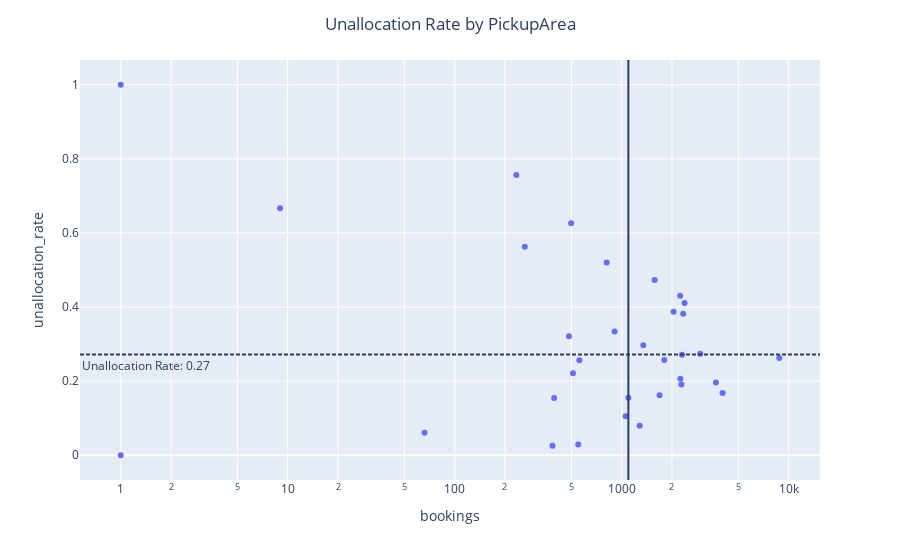

Notebook code for this chart:
### Code cell
import plotly.express as px
fig = px.scatter(pickup_agg, y='unallocation_rate'
                 , x='bookings'
                 , hover_data=['pickup']
                 , log_x=True
)
fig.update_traces(textposition='top center')

fig.add_vrect(x0=pickup_agg.bookings.median()
              , x1=pickup_agg.bookings.median()
              , line_dash="dot",)

temp_txt= "Unallocation Rate: " + str(round(pickup_agg.weighted_unallocation_rate.sum(),2))
fig.add_hrect(y0=pickup_agg.weighted_unallocation_rate.sum()
              , y1=pickup_agg.weighted_unallocation_rate.sum()
              , annotation_text=temp_txt
              , annotation_position="top left"
              , line_dash="dot")

fig.update_layout(title='Unallocation Rate by PickupArea', title_x = 0.5)

fig.show()

### Figure 1 — Plotly figure (JSON) as saved in the notebook; plotly's stock layout.template omitted (floating-point values rounded to 4 significant figures)
{"data": [{"customdata": [["City"], ["Punggol/Sengkang"], ["Woodlands"], ["Ang Mo Kio/Bishan"], ["Jurong West"], ["Yishun"], ["Fort Road"], ["Chua Chu Kang"], ["Bedok"], ["Hougang"], ["Mandai"], ["Upper East Coast Road"], ["Bukit Batok"], ["Jurong East"], ["Tiong Bahru"], ["Toa Payoh"], ["Pasir Ris"], ["Marine Parade"], ["Clementi"], ["Loyang Road"], ["Queenstown"], ["NTU"], ["Seletar"], ["MacPherson"], ["Farrer Road"], ["Ubi"], ["Diary Farm"], ["Tuas"], ["Sentosa"], ["Eng Neo"], ["Lim Chu Kang"], ["Tengah"], ["Tampines Road"]], "hovertemplate": "bookings=%{x}<br>unallocation_rate=%{y}<br>pickup=%{customdata[0]}<extra></extra>", "legendgroup": "", "marker": {"color": "#636efa", "symbol": "circle"}, "mode": "markers", "name": "", "orientation": "v", "showlegend": false, "textposition": "top center", "type": "scatter", "x": [8780, 4018, 3667, 2955, 2245, 1686, 2278, 2298, 1281, 1799, 2335, 1056, 2046, 2379, 1096, 2240, 549, 1346, 1574, 385, 907, 394, 511, 558, 813, 483, 498, 66, 263, 234, 9, 1, 1], "xaxis": "x", "y": [0.2624, 0.1677, 0.1961, 0.2741, 0.2067, 0.1619, 0.191, 0.2711, 0.07963, 0.2574, 0.3816, 0.1051, 0.3871, 0.4107, 0.1551, 0.4308, 0.02914, 0.2972, 0.4733, 0.02597, 0.3341, 0.1548, 0.2211, 0.2563, 0.5203, 0.3209, 0.6265, 0.06061, 0.5627, 0.7564, 0.6667, 0, 1], "yaxis": "y"}], "layout": {"annotations": [{"showarrow": false, "text": "Unallocation Rate: 0.27", "x": 0, "xanchor": "left", "xref": "x domain", "y": 0.2717, "yanchor": "top", "yref": "y"}], "legend": {"tracegroupgap": 0}, "margin": {"t": 60}, "shapes": [{"line": {"dash": "dot"}, "type": "rect", "x0": 1096, "x1": 1096, "xref": "x", "y0": 0, "y1": 1, "yref": "y domain"}, {"line": {"dash": "dot"}, "type": "rect", "x0": 0, "x1": 1, "xref": "x domain", "y0": 0.2717, "y1": 0.2717, "yref": "y"}], "title": {"text": "Unallocation Rate by PickupArea", "x": 0.5}, "xaxis": {"anchor": "y", "domain": [0, 1], "title": {"text": "bookings"}, "type": "log"}, "yaxis": {"anchor": "x", "domain": [0, 1], "title": {"text": "unallocation_rate"}}}}
